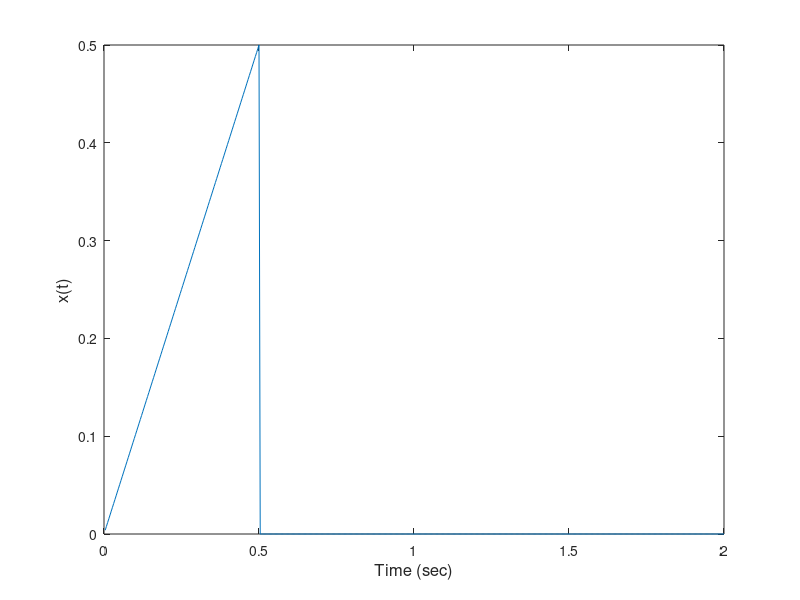
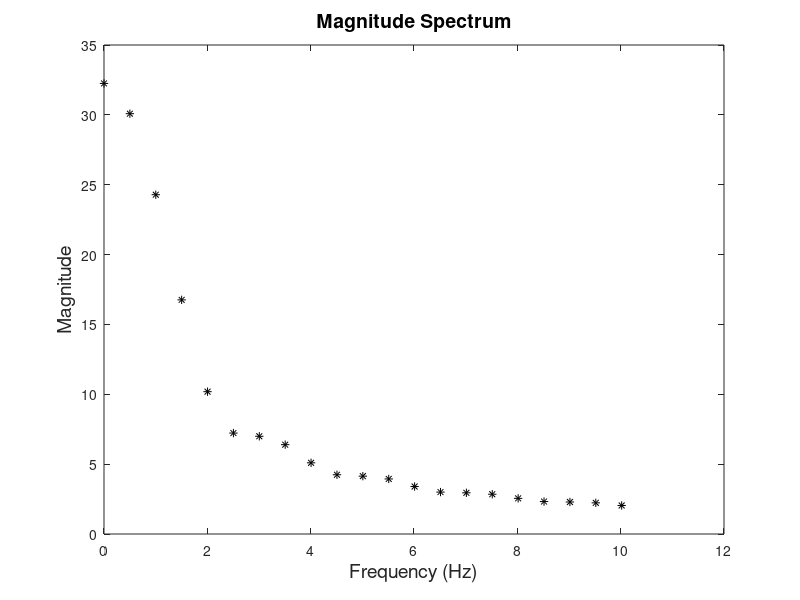
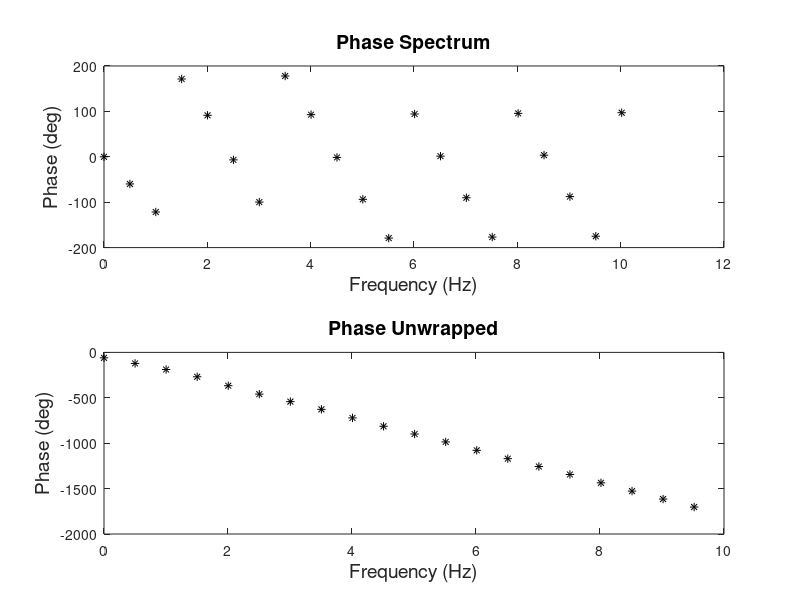

MATLAB code to generate these figures, in order:
% John Semmlow- 'Signals and Systems for Bioengineers, A MATLAB - Based Introduction', 2ndEd
% Example 12 Evaluate and plot the phase shift to the half triangle wave.
% Phase shift with and without unwrapping using the MATLAB unwarp routine.  

T = 2;                      % Total time
fs = 256;                   % Assumed sample frequency
N = fs*T;                   % Calculate number of points
t = (1:N)*T/N;              % Generate time vector 
f = (0:N-1)*fs/(N-1);       % Freqeucy vector for plotting

% Generate waveform
x = [t(1:N/4) zeros(1,3*N/4)];      % Generate the signal
plot(t,x);
xlabel('Time (sec)','FontSize',12); ylabel('x(t)','FontSize',12);
figure

X = fft(x);                                      % Calculate complex spectrum
Mag = abs(X);                                    % Get magnitude
Phase = angle(X)*360/(2*pi);                     % Get phase in deg
Phase_unwrap = unwrap(angle(X))*360/(2*pi);      % Unwrapped phase in deg. 
plot(f(1:21),Mag(1:21),'*k');                    % Plot magnitude spectrum
xlabel('Frequency (Hz)','FontSize',14);
    ylabel('Magnitude','FontSize',14);
    title('Magnitude Spectrum', 'FontSize',14);
figure
subplot(2,1,1)
    plot(f(1:21),Phase(1:21),'*k');
    xlabel('Frequency (Hz)','FontSize',14);
    ylabel('Phase (deg)','FontSize',14);
    title('Phase Spectrum', 'FontSize',14);
 subplot(2,1,2);
    plot(f(1:20),Phase_unwrap(2:21),'*k');
    xlabel('Frequency (Hz)','FontSize',14);
    ylabel('Phase (deg)','FontSize',14);
    title('Phase Unwrapped', 'FontSize',14);
  
%Without unwrapping, the phase spectra are seen to transition upward 
%sharply whenever they approach ?180 degrees as expected. 
%The unwrapped spectrum is a straight line that decreases smoothly 
%to ?1500 degrees at 10-Hz.
    